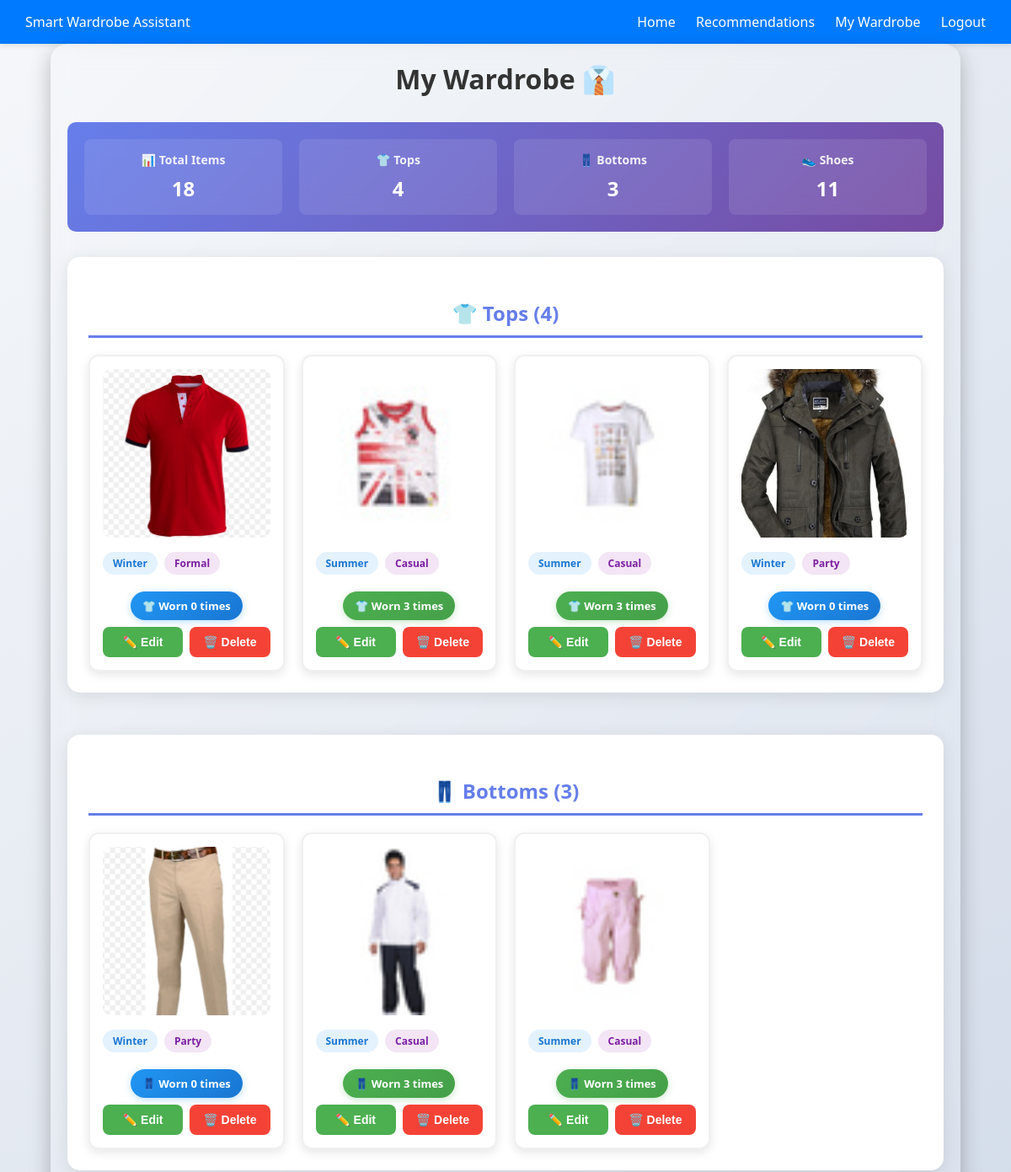
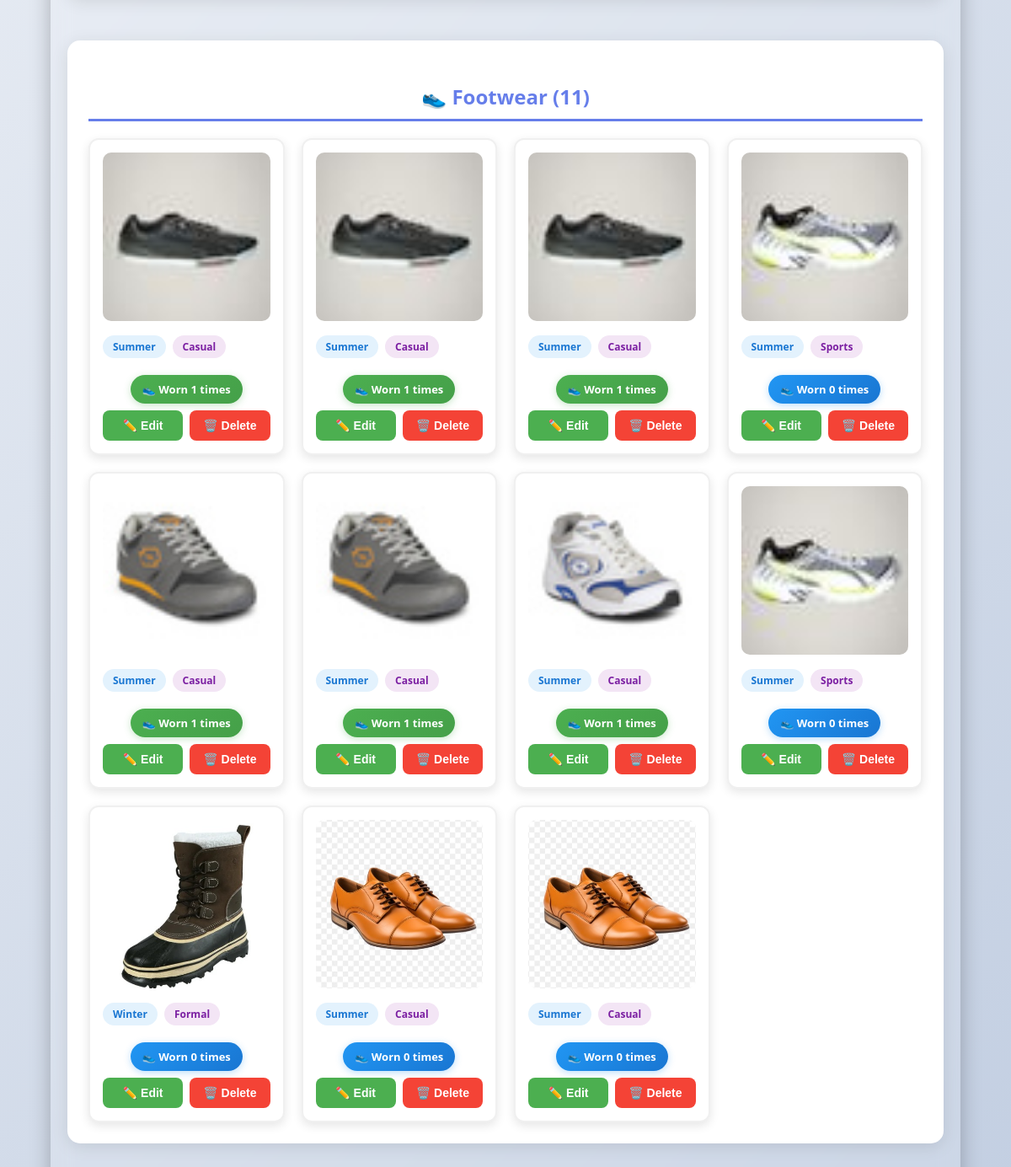
Page /wardrobe (signed in) on the committed database (2 pictures, top to bottom).
### tables this page shows
CREATE TABLE clothes (
    id INTEGER PRIMARY KEY AUTOINCREMENT,
    user_id INTEGER NOT NULL,
    file_path TEXT NOT NULL,
    subtype TEXT,
    color TEXT,
    season TEXT,
    occasion TEXT,
    uploaded_at TIMESTAMP DEFAULT CURRENT_TIMESTAMP, wear_count INTEGER DEFAULT 0,
    FOREIGN KEY(user_id) REFERENCES users(id)
);

### app.py (the view)
@app.route("/wardrobe")
def wardrobe():
    if "user_id" not in session:
        return redirect(url_for("login"))
    user_id = session["user_id"]
    conn = get_db_connection()
    clothes = conn.execute("SELECT * FROM clothes WHERE user_id=?", (user_id,)).fetchall()
    conn.close()
    wardrobe = {"top": [], "bottom": [], "foot": []}
    for c in clothes:
        wardrobe[c["subtype"]].append({
            "id": c["id"],
            "file_name": os.path.basename(c["file_path"]),
            "url": f"/static/uploads/{user_id}/{os.path.basename(c['file_path'])}",
            "subtype": c["subtype"],
            "season": c["season"],
            "occasion": c["occasion"],
            "wear_count": c["wear_count"]
        })
    return render_template("wardrobe.html", wardrobe=wardrobe, user=user_id)

### app.py (called while the page is built)
def get_db_connection():
    conn = sqlite3.connect(DB_PATH)
    conn.row_factory = sqlite3.Row
    return conn

### templates/wardrobe.html (shortened to what this page needs)
<!DOCTYPE html>
<html lang="en">
<head>
  <link rel="stylesheet" href="{{ url_for('static', filename='style.css') }}">
</head>
<body>
<nav>
  <div>Smart Wardrobe Assistant</div>
  <div>
    <a href="{{ url_for('index') }}">Home</a>
    <a href="{{ url_for('recommend') }}">Recommendations</a>
    <a href="{{ url_for('wardrobe') }}">My Wardrobe</a>
    <a href="{{ url_for('logout') }}">Logout</a>
  </div>
</nav>
<div class="container">
  <h2>My Wardrobe 👔</h2>
  {% if wardrobe['top']|length == 0 and wardrobe['bottom']|length == 0 and wardrobe['foot']|length == 0 %}
  <div class="empty-state">
    <h3>😕 Your wardrobe is empty</h3>
    <p>Start by uploading some clothes from the home page!</p>
  </div>
  {% else %}
  <div class="stats-summary">
    <div class="stat-box">
      <h4>📊 Total Items</h4>
      <p>{{ wardrobe['top']|length + wardrobe['bottom']|length + wardrobe['foot']|length }}</p>
    </div>
    <div class="stat-box">
      <h4>👕 Tops</h4>
      <p>{{ wardrobe['top']|length }}</p>
    </div>
    <div class="stat-box">
      <h4>👖 Bottoms</h4>
      <p>{{ wardrobe['bottom']|length }}</p>
    </div>
    <div class="stat-box">
      <h4>👟 Shoes</h4>
      <p>{{ wardrobe['foot']|length }}</p>
    </div>
  </div>
  {% endif %}
  {% if wardrobe['top']|length > 0 %}
  <div class="wardrobe-section">
    <h3>👕 Tops ({{ wardrobe['top']|length }})</h3>
    <div class="wardrobe-grid">
      {% for item in wardrobe['top'] %}
      <div class="wardrobe-item">
        <img src="{{ item['url'] }}" alt="Top">
        <div class="item-tags">
          <span class="tag tag-season">{{ item.get('season', 'Unknown') }}</span>
          <span class="tag tag-occasion">{{ item.get('occasion', 'Unknown') }}</span>
        </div>
        <div class="wear-count-badge {% if item.get('wear_count', 0) > 5 %}high{% elif item.get('wear_count', 0) == 0 %}low{% endif %}">
          👕 Worn {{ item.get('wear_count', 0) }} times
        </div>
        <div class="item-actions">
          <button class="btn-edit" onclick="openEditModal('{{ item['file_name'] }}', '{{ item.get('season', 'Summer') }}', '{{ item.get('occasion', 'Casual') }}')">
            ✏️ Edit
          </button>
          <button class="btn-delete" onclick="deleteItem('{{ item['file_name'] }}')">
            🗑️ Delete
          </button>
        </div>
      </div>
      {% endfor %}
    </div>
  </div>
  {% endif %}
  {% if wardrobe['bottom']|length > 0 %}
  <div class="wardrobe-section">
    <h3>👖 Bottoms ({{ wardrobe['bottom']|length }})</h3>
    <div class="wardrobe-grid">
      {% for item in wardrobe['bottom'] %}
      <div class="wardrobe-item">
        <img src="{{ item['url'] }}" alt="Bottom">
        <div class="item-tags">
          <span class="tag tag-season">{{ item.get('season', 'Unknown') }}</span>
          <span class="tag tag-occasion">{{ item.get('occasion', 'Unknown') }}</span>
        </div>
        <div class="wear-count-badge {% if item.get('wear_count', 0) > 5 %}high{% elif item.get('wear_count', 0) == 0 %}low{% endif %}">
          👖 Worn {{ item.get('wear_count', 0) }} times
        </div>
        <div class="item-actions">
          <button class="btn-edit" onclick="openEditModal('{{ item['file_name'] }}', '{{ item.get('season', 'Summer') }}', '{{ item.get('occasion', 'Casual') }}')">
            ✏️ Edit
          </button>
          <button class="btn-delete" onclick="deleteItem('{{ item['file_name'] }}')">
            🗑️ Delete
          </button>
        </div>
      </div>
      {% endfor %}
    </div>
  </div>
  {% endif %}
  {% if wardrobe['foot']|length > 0 %}
  <div class="wardrobe-section">
    <h3>👟 Footwear ({{ wardrobe['foot']|length }})</h3>
    <div class="wardrobe-grid">
      {% for item in wardrobe['foot'] %}
      <div class="wardrobe-item">
        <img src="{{ item['url'] }}" alt="Shoes">
        <div class="item-tags">
          <span class="tag tag-season">{{ item.get('season', 'Unknown') }}</span>
          <span class="tag tag-occasion">{{ item.get('occasion', 'Unknown') }}</span>
        </div>
        <div class="wear-count-badge {% if item.get('wear_count', 0) > 5 %}high{% elif item.get('wear_count', 0) == 0 %}low{% endif %}">
          👟 Worn {{ item.get('wear_count', 0) }} times
        </div>
        <div class="item-actions">
          <button class="btn-edit" onclick="openEditModal('{{ item['file_name'] }}', '{{ item.get('season', 'Summer') }}', '{{ item.get('occasion', 'Casual') }}')">
            ✏️ Edit
          </button>
          <button class="btn-delete" onclick="deleteItem('{{ item['file_name'] }}')">
            🗑️ Delete
          </button>
        </div>
      </div>
      {% endfor %}
    </div>
  </div>
  {% endif %}
</div>
</body>
</html>

### static/style.css (style rules this page uses)
* { box-sizing: border-box; margin: 0; padding: 0; }
body { font-family: 'Segoe UI', Tahoma, Geneva, Verdana, sans-serif; background: url("/static/bg.jpg") no-repeat center center/cover; position: relative; min-height: 100vh; display: flex; flex-direction: column; align-items: center; color: #333; }
nav { width: 100%; background: #007bff; color: white; padding: 15px 30px; display: flex; justify-content: space-between; align-items: center; box-shadow: 0px 2px 6px rgba(0,0,0,0.1); }
nav a { color: white; text-decoration: none; margin-left: 20px; font-weight: 500; transition: 0.2s; }
.container { background: rgba(255, 255, 255, 0.15); margin: 60px auto; padding: 2.5rem; border-radius: 20px; backdrop-filter: blur(12px); box-shadow: 0 8px 25px rgba(0,0,0,0.25); width: 90%; max-width: 650px; text-align: center; animation: fadeIn 0.8s ease-in-out; color: #fff; }
h2 { text-align: center; margin-bottom: 25px; color: #fff; }
h3 { margin-top: 25px; margin-bottom: 15px; color: #f1f1f1; }
button, .btn { padding: 10px 20px; border-radius: 25px; border: none; background: linear-gradient(90deg, #ff9966, #ff5e62); color: #fff; font-weight: 500; cursor: pointer; transition: 0.3s ease; }
a { color: #ffdd57; text-decoration: none; transition: 0.2s; }

### templates/wardrobe.html (style rules this page uses)
body { font-family: 'Segoe UI', Tahoma, Geneva, Verdana, sans-serif; background: linear-gradient(135deg, #f5f7fa 0%, #c3cfe2 100%); margin: 0; padding: 0; }
.container { max-width: 1200px; margin: 0 auto; padding: 20px; }
h2 { text-align: center; color: #333; font-size: 32px; margin-bottom: 30px; }
.wardrobe-section { margin-bottom: 50px; background: white; padding: 25px; border-radius: 15px; box-shadow: 0 4px 20px rgba(0,0,0,0.1); }
.wardrobe-section h3 { color: #667eea; font-size: 24px; margin-bottom: 20px; padding-bottom: 10px; border-bottom: 3px solid #667eea; }
.wardrobe-grid { display: grid; grid-template-columns: repeat(auto-fill, minmax(220px, 1fr)); gap: 20px; }
.wardrobe-item { background: #fff; padding: 15px; border-radius: 12px; box-shadow: 0 4px 12px rgba(0,0,0,0.1); position: relative; transition: all 0.3s ease; border: 2px solid #f0f0f0; }
.wardrobe-item img { width: 100%; height: 200px; object-fit: cover; border-radius: 10px; margin-bottom: 12px; }
.item-tags { display: flex; gap: 8px; margin-bottom: 12px; flex-wrap: wrap; }
.tag { display: inline-block; padding: 5px 12px; border-radius: 15px; font-size: 12px; font-weight: 600; }
.tag-season { background: #e3f2fd; color: #1976d2; }
.tag-occasion { background: #f3e5f5; color: #7b1fa2; }
.wear-count-badge { display: inline-block; padding: 8px 14px; background: linear-gradient(135deg, #4CAF50 0%, #45a049 100%); color: white; border-radius: 20px; font-size: 13px; font-weight: bold; margin: 8px 0; text-align: center; box-shadow: 0 2px 8px rgba(76, 175, 80, 0.3); }
.wear-count-badge.low { background: linear-gradient(135deg, #2196F3 0%, #1976D2 100%); box-shadow: 0 2px 8px rgba(33, 150, 243, 0.3); }
.item-actions { display: flex; gap: 8px; }
.btn-edit, .btn-delete { flex: 1; padding: 10px; border: none; border-radius: 8px; cursor: pointer; font-size: 14px; font-weight: 600; transition: all 0.3s; }
.btn-edit { background: #4CAF50; color: white; }
.btn-delete { background: #f44336; color: white; }
.stats-summary { background: linear-gradient(135deg, #667eea 0%, #764ba2 100%); color: white; padding: 20px; border-radius: 10px; margin-bottom: 30px; display: grid; grid-template-columns: repeat(auto-fit, minmax(200px, 1fr)); gap: 20px; text-align: center; }
.stat-box { padding: 15px; background: rgba(255, 255, 255, 0.1); border-radius: 8px; backdrop-filter: blur(10px); }
.stat-box h4 { margin: 0 0 8px 0; font-size: 14px; opacity: 0.9; }
.stat-box p { margin: 0; font-size: 24px; font-weight: bold; }

### rows in the picture
clothes: shows a picture, get "Winter", get "Formal", get "0"
clothes: shows a picture, get "Summer", get "Casual", get "3"
clothes: shows a picture, get "Summer", get "Casual", get "3"
clothes: shows a picture, get "Winter", get "Party", get "0"
clothes: shows a picture, get "Winter", get "Party", get "0"
clothes: shows a picture, get "Summer", get "Casual", get "3"
clothes: shows a picture, get "Summer", get "Casual", get "3"
clothes: get "Summer", get "Casual", get "1"
clothes: get "Summer", get "Casual", get "1"
clothes: get "Summer", get "Casual", get "1"
clothes: get "Summer", get "Sports", get "0"
clothes: get "Summer", get "Casual", get "1"
clothes: get "Summer", get "Casual", get "1"
clothes: shows a picture, get "Summer", get "Casual", get "1"
clothes: get "Summer", get "Sports", get "0"
clothes: shows a picture, get "Winter", get "Formal", get "0"
clothes: get "Summer", get "Casual", get "0"
clothes: get "Summer", get "Casual", get "0"

### other values in the picture
{{ wardrobe['top']|length }} "4"
{{ wardrobe['bottom']|length }} "3"
{{ wardrobe['foot']|length }} "11"
